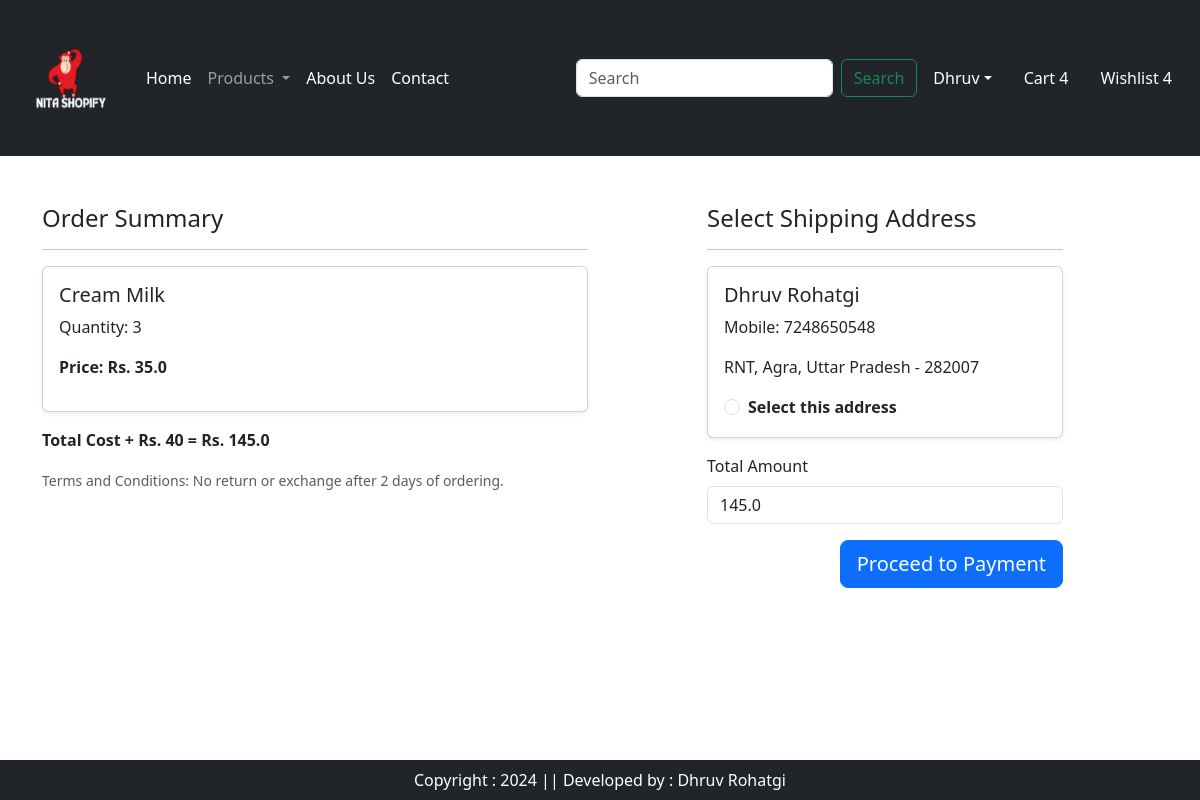
Screenshot of /checkout/ (signed in) with the database file from the repository.
### core/models.py (models this page shows, shortened)
class Cart(models.Model):
    user = models.ForeignKey(User, on_delete=models.CASCADE)
    product = models.ForeignKey(Product, on_delete=models.CASCADE)
    quantity = models.PositiveIntegerField(default=1)

class Product(models.Model):
    title = models.CharField(max_length=100)
    selling_price = models.FloatField()
    discounted_price = models.FloatField()
    description = models.TextField()
    composition = models.TextField(default = '')
    prodapp = models.TextField(default = '')
    category = models.CharField(choices=CATEGORY_CHOICES, max_length=2)
    product_image = models.ImageField(upload_to='product')

class Customers(models.Model):
    user = models.ForeignKey(User, on_delete=models.CASCADE)
    name = models.CharField(max_length=200)
    hostel = models.CharField(max_length=200)
    city = models.CharField(max_length=200)
    mobile = models.IntegerField(default=0)
    zipcode = models.IntegerField()
    state = models.CharField(choices=STATE_CHOICES, max_length=100)

### core/views.py (the view)
# urls.py: path('checkout/', views.checkout.as_view(), name='checkout'),
class checkout(View):
    def get(self,request):
        user=request.user
        add=Customers.objects.filter(user=user)
        cart_items=Cart.objects.filter(user=user)
        famount=0
        for p in cart_items:
            value = p.quantity * p.product.discounted_price
            famount = famount + value
        totalamount = famount + 40
        return render(request,'core/checkout.html',locals())

### core/templates/core/checkout.html (shortened to what this page needs)
{% extends "core/base.html" %}
{% load static %}
{% block main-content %}
<div class="container my-5">
    <div class="row">
        <div class="col-lg-6 col-md-12 mb-4">
            <h4>Order Summary</h4>
            <hr>
            {% for item in cart_items %}
            <div class="card shadow-sm mb-3">
                <div class="card-body">
                    <h5 class="card-title">{{ item.product.title }}</h5>
                    <p class="card-text">Quantity: {{ item.quantity }}</p>
                    <p class="fw-bold">Price: Rs. {{ item.product.discounted_price }}</p>
                </div>
            </div>
            {% endfor %}
            <p class="fw-bold">Total Cost + Rs. 40 = Rs. {{ totalamount }}</p>
            <small class="text-muted">Terms and Conditions: No return or exchange after 2 days of ordering.</small>
        </div>
        <div class="col-lg-4 col-md-12 offset-lg-1">
            <h4>Select Shipping Address</h4>
            <hr>
            <form action="" method="post" id="myform">
                {% for ad in add %}
                <div class="card shadow-sm mb-3">
                    <div class="card-body">
                        <h5 class="card-title">{{ ad.name }}</h5>
                        <p class="card-text">Mobile: {{ ad.mobile }}</p>
                        <p class="card-text">{{ ad.hostel }}, {{ ad.city }}, {{ ad.state }} - {{ ad.zipcode }}</p>
                        <div class="form-check mt-3">
                            <input type="radio" class="form-check-input" name="custid" id="custadd{{ forloop.counter }}" value="{{ ad.id }}">
                            <label for="custadd{{ forloop.counter }}" class="form-check-label fw-bold">
                                Select this address
                            </label>
                        </div>
                    </div>
                </div>
                {% endfor %}
                <div class="form-group mb-3">
                    <label for="totalamount" class="form-label">Total Amount</label>
                    <input type="number" class="form-control" name="totamount" value="{{ totalamount }}" readonly>
                </div>
                <div class="text-end">
                    <button id="rzp-button1" type="submit" class="btn btn-primary btn-lg">Proceed to Payment</button>
                </div>
            </form>
        </div>
    </div>
</div>
{% endblock main-content %}

### rows the page displays
Cart: product "Cream Milk", quantity "3", product.discounted_price "35.0"
Customers: name "Dhruv Rohatgi", mobile "7248650548", hostel "RNT", city "Agra", state "Uttar Pradesh", zipcode "282007"

### other values shown
{{ totalamount }} "145.0"
